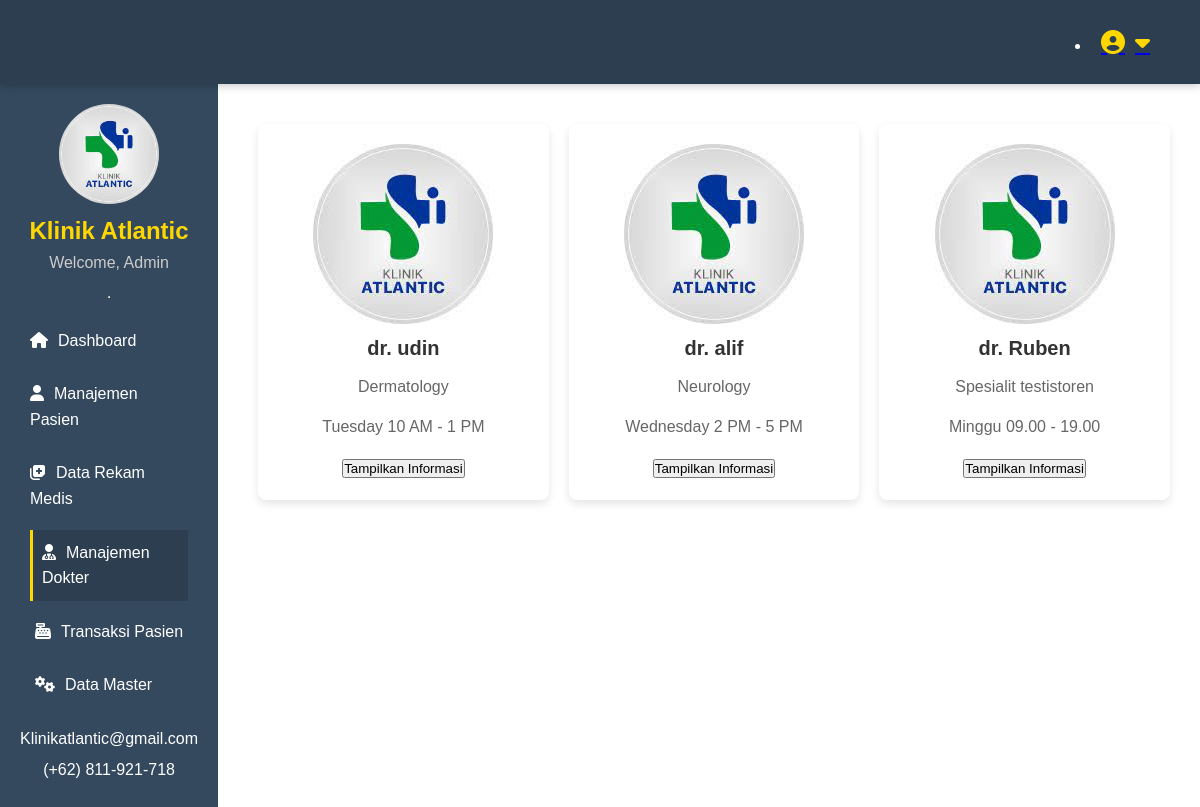
The page /pages/dokter.php on the database its author committed.
### tables this page shows
CREATE TABLE `dokter` (
  `id_dokter` int(11) NOT NULL,
  `foto` varchar(255) NOT NULL,
  `nama_dokter` varchar(255) NOT NULL,
  `poli` varchar(255) NOT NULL,
  `jadwal` varchar(255) NOT NULL
);

### pages/dokter.php (the view, shortened to what this page needs)
<?php
include "../includes/koneksi.php";
$query = "SELECT * FROM dokter";
$result = mysqli_query($koneksi, $query);
?>
<!DOCTYPE html>
<html lang="en">
<head>
    <link rel="stylesheet" href="../assets/css/dokter.css">
</head>
<body>
<header class="header">
    <nav class="navigation">
        <ul>
            <li class="dropdown">
                <a href="#" class="profile-link">
                    <i class="fas fa-user-circle"></i>
                    <i class="fas fa-caret-down"></i>
                </a>
            </li>
        </ul>
    </nav>
</header>
<div class="container">
    <aside class="sidebar">
        <div class="logo">
            <img src="../assets/img/logo.jpg" alt="Logo Klinik" textalign="center">
        </div>
        <div class="clinic-info">
            <h2>Klinik Atlantic</h2>
        </div>
        <div class="user-info">
            <p>Welcome, Admin</p>
        </div>
        <hr>
        <ul>
            <li><a href="index.php"><i class="fas fa-home"></i>Dashboard</a></li>
            <li><a href="pasien.php"><i class="fas fa-user"></i>Manajemen Pasien</a></li>
            <li><a href="rekammedis.php"><i class="fas fa-notes-medical"></i>Data Rekam Medis</a></li>
            <li class="active"><a href="dokter.php"><i class="fas fa-user-md"></i>Manajemen Dokter</a></li>
            <li class="has-submenu">
                <a href="#"><i class="fas fa-cash-register"></i>Transaksi Pasien</a>
            </li>
            <li class="has-submenu">
                <a href="#"><i class="fas fa-cogs"></i>Data Master</a>
            </li>
        </ul>
        <div class="contact-info">
            <p>Klinikatlantic@gmail.com</p>
            <p>(+62) 811-921-718</p>
        </div>
    </aside>
    <div class="content">
    <?php
    while ($row = mysqli_fetch_assoc($result)) {
        echo '<div class="doctor-card">';
        echo '<img src="../assets/img/' . $row['foto'] . '" alt="' . $row['nama_dokter'] . '">';
        echo '<h2>' . $row['nama_dokter'] . '</h2>';
        echo '<p>' . $row['poli'] . '</p>';
        echo '<p>' . $row['jadwal'] . '</p>';
        echo '<button class="show-info-btn" data-doctor-id="' . $row['id_dokter'] . '">Tampilkan Informasi</button>';
        echo '</div>';
    }
    ?>
    </div>
</div>
</body>
</html>

### assets/css/dokter.css (style rules this page uses)
* { margin: 0; padding: 0; box-sizing: border-box; }
body { font-family: Arial, sans-serif; line-height: 1.6; display: flex; flex-direction: column; min-height: 100vh; }
.container { display: flex; flex: 1; }
.header { background-color: #2C3E50; color: #fff; padding: 20px; display: flex; justify-content: space-between; align-items: center; box-shadow: 0px 0px 10px rgba(0, 0, 0, 0.3); z-index: 100; }
.logo img { width: 100px; border-radius: 50%; }
.navigation { display: flex; justify-content: space-between; align-items: center; }
.navigation .profile-link { display: flex; align-items: center; position: relative; padding: 10px; border-radius: 5px; transition: background-color 0.3s; }
.navigation .profile-link i { font-size: 24px; color: #FFD700; }
.header .navigation { justify-content: flex-end; padding-right: 20px; flex-grow: 1; }
.sidebar { background-color: #34495E; color: #fff; width: 250px; padding: 20px; display: flex; flex-direction: column; align-items: center; }
.sidebar ul li.active { background-color: #2C3E50; }
.sidebar ul li.active a { border-left: 3px solid #FFD700; padding-left: 9px; }
.clinic-info h2 { color: #FFD700; font-size: 24px; margin-bottom: 0; }
.user-info p { color: #ccc; margin-bottom: 20px; }
.sidebar ul { list-style-type: none; padding: 10px; margin-top: 10px; }
.sidebar ul li { margin-bottom: 8px; }
.sidebar ul li a { color: #fff; text-decoration: none; display: block; transition: all 0.3s ease; padding: 10px 0; font-size: 16px; }
.sidebar ul li a i { margin-right: 10px; }
.contact-info { margin-top: auto; text-align: center; }
.contact-info p { margin-bottom: 5px; }
.has-submenu > a i { margin-left: 5px; }
.content { display: flex; flex-direction: row; flex-wrap: wrap; justify-content: flex-start; align-items: flex-start; padding: 20px; margin-top: 10px; margin-left: 10px; width: calc(100% - 20px); overflow-x: hidden; }
.doctor-card { flex: 0 0 calc(33.33% - 20px); margin: 10px; padding: 20px; background-color: #fff; border-radius: 8px; box-shadow: 0 4px 8px rgba(0, 0, 0, 0.1); transition: transform 0.3s ease; text-align: center; }
.doctor-card h2 { margin-bottom: 10px; font-size: 20px; color: #333; }
.doctor-card p { color: #666; font-size: 16px; margin-bottom: 15px; }

### rows shown on the page
dokter: foto+nama_dokter (picture), nama_dokter "dr. udin", poli "Dermatology", jadwal "Tuesday 10 AM - 1 PM"
dokter: foto (picture), nama_dokter "dr. alif", poli "Neurology", jadwal "Wednesday 2 PM - 5 PM"
dokter: foto (picture), nama_dokter "dr. Ruben", poli "Spesialit testistoren", jadwal "Minggu 09.00 - 19.00"
